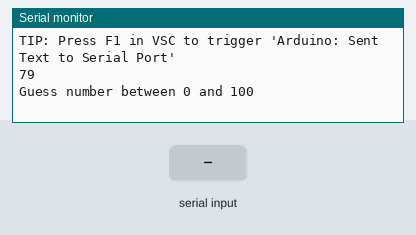
This sketch was run on a simulated Arduino Uno, built with avr-gcc and run on an emulated ATmega328P. On the bench: the last lines printed to the serial monitor. The test bench sets the inputs (shaded band). Random numbers use the default seed unless the sketch sets one.

Above: at 1.2 s.
1.3 s: "90,45\n" received over Serial
At 2.1 s:
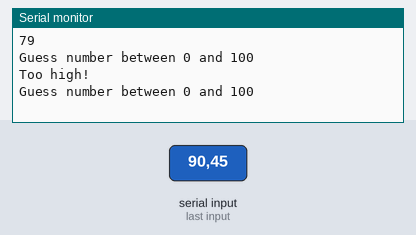
2.8 s: "30,150\n" received over Serial
At 3.2 s:
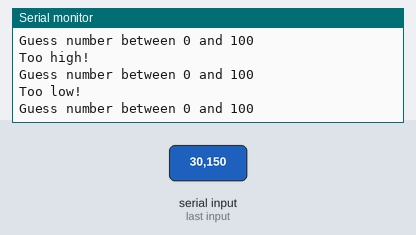

The sketch:

oef5.3.ino
```cpp
// 5.3) Schrijf een programma dat de gebruiker vraagt om een getal te raden tussen 0-100.
//Er wordt telkens ook uitgeprint te laag, te hoog of correct geraden!
//Zoek in de arduino language reference wat millis() en random() precies doen en gebruik deze in je programma om de random oefeningen te verwezenlijken.


void setup() {
    Serial.begin(115200);
    Serial.setTimeout(60000);
    //randomSeed(millis())
}

void loop() {
    // trick to read in some input from serial console, to produce a semi random number randomSeed;
    Serial.println("TIP: Press F1 in VSC to trigger 'Arduino: Sent Text to Serial Port'");
    //Serial.println("Press Return");
    // Serial.readStringUntil('\n');
    // randomSeed(millis());
    // long randomNumber = random(0,101);

    // Serial.println(String(randomNumber));
    srandom(millis());
    long randomNumber = random(0,101);
    Serial.println(String(randomNumber));
    int counterMax = 0;
    do{
        Serial.println("Guess number between 0 and 100");
        int guess = Serial.readStringUntil('\n').toInt();

        if(guess < randomNumber){
            Serial.println("Too low!");
        }else if(guess > randomNumber){
           Serial.println("Too high!");
        }
        if(guess == randomNumber){
            Serial.println("Great success!");
            break;
        }
        counterMax++;
    }while(counterMax < 10);


}
```

Measured:
- after the input at 1.3 s, the serial monitor: prints a new line at once (image 1)
- after the input at 2.8 s, the serial monitor: prints a new line at once (image 2)
